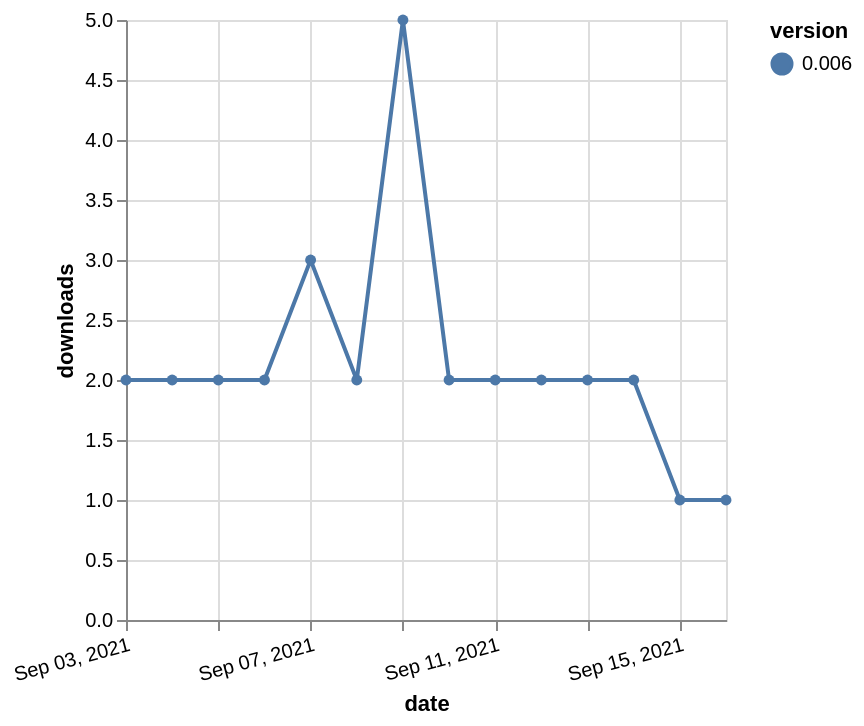

The specification (Vega-Lite) saved for this image:
### Vega-Lite specification from a JSON file in a GitHub repository (floating-point values rounded to 4 significant figures)
{"$schema": "https://vega.github.io/schema/vega-lite/v5.json", "description": "A simple bar chart with embedded data.", "data": {"values": [{"date": "2021-09-03", "total": 2223, "delta": 2, "version": "0.006"}, {"date": "2021-09-04", "total": 2225, "delta": 2, "version": "0.006"}, {"date": "2021-09-05", "total": 2227, "delta": 2, "version": "0.006"}, {"date": "2021-09-06", "total": 2229, "delta": 2, "version": "0.006"}, {"date": "2021-09-07", "total": 2232, "delta": 3, "version": "0.006"}, {"date": "2021-09-08", "total": 2234, "delta": 2, "version": "0.006"}, {"date": "2021-09-09", "total": 2239, "delta": 5, "version": "0.006"}, {"date": "2021-09-10", "total": 2241, "delta": 2, "version": "0.006"}, {"date": "2021-09-11", "total": 2243, "delta": 2, "version": "0.006"}, {"date": "2021-09-12", "total": 2245, "delta": 2, "version": "0.006"}, {"date": "2021-09-13", "total": 2247, "delta": 2, "version": "0.006"}, {"date": "2021-09-14", "total": 2249, "delta": 2, "version": "0.006"}, {"date": "2021-09-15", "total": 2250, "delta": 1, "version": "0.006"}, {"date": "2021-09-16", "total": 2251, "delta": 1, "version": "0.006"}]}, "width": "container", "mark": {"type": "line", "point": {"filled": true}}, "encoding": {"x": {"field": "date", "type": "temporal", "timeUnit": "yearmonthdate", "title": "date", "axis": {"labelAngle": -15}}, "y": {"field": "delta", "type": "quantitative", "title": "downloads"}, "color": {"field": "version", "type": "nominal"}, "tooltip": {"field": "delta"}}}
